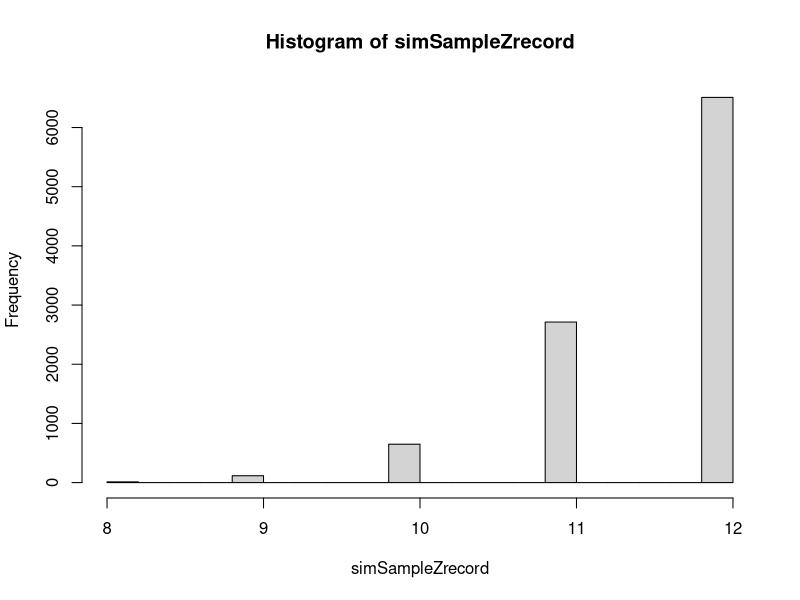

This figure's R source:
# specify known values of prior and actual data
priorA = 100
priorB = 1
actualDataZ = 9
actualDataN = 12

# Compute posterior parameter values
postA = priorA + actualDataZ
postB = priorB + actualDataN - actualDataZ

simSampleSize = actualDataN
nSimSamples = 10000
simSampleZrecord = vector(length=nSimSamples)

for(sampleIdx in 1:nSimSamples){
    sampleTheta = rbeta(1, postA, postB)
    SampleData = sample(x=c(0,1), prob=c(1-sampleTheta, sampleTheta), size=simSampleSize, replace=T)
    simSampleZrecord[sampleIdx] = sum(SampleData)
    }

hist(simSampleZrecord)
